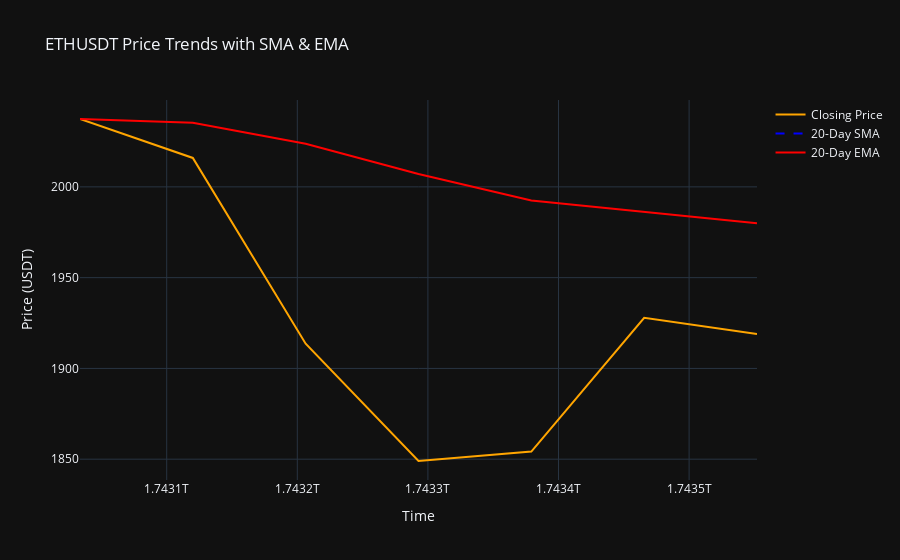

Source (notebook cell):
### Code cell
# Covert a Data to DataFrame
df = pd.DataFrame(klines,columns=['Time','Open','Close','High','Low','Volume','_','_','_','_','_','_'])
df['Close'] = df['Close'].astype(float)

df['SMA_20'] = df['Close'].rolling(window=20).mean() # 20 days SMA
df['EMA_20'] = df['Close'].ewm(span=20,adjust=False).mean() # 20 days SMA

fig = go.Figure()

# Closing Price Line
fig.add_trace(go.Scatter(x=df['Time'], y=df['Close'], mode='lines', name='Closing Price', line=dict(color='orange')))

# 20-Day SMA Line
fig.add_trace(go.Scatter(x=df['Time'], y=df['SMA_20'], mode='lines', name='20-Day SMA', 
                         line=dict(color='blue', dash='dash')))

# 20-Day EMA Line
fig.add_trace(go.Scatter(x=df['Time'], y=df['EMA_20'], mode='lines', name='20-Day EMA', 
                         line=dict(color='red')))

# Layout customization
fig.update_layout(title=f"{symbol} Price Trends with SMA & EMA",
                  xaxis_title="Time",
                  yaxis_title="Price (USDT)",
                  template="plotly_dark",
                  hovermode="x unified")

# Show plot
fig.show()

### Figure 1 — Plotly figure (JSON) as saved in the notebook; plotly's stock layout.template omitted (floating-point values rounded to 4 significant figures)
{"data": [{"line": {"color": "orange"}, "mode": "lines", "name": "Closing Price", "type": "scatter", "x": [1743033600000, 1743120000000, 1743206400000, 1743292800000, 1743379200000, 1743465600000, 1743552000000], "y": [2037.0, 2016.0, 1914.0, 1849.0, 1854.0, 1928.0, 1919]}, {"line": {"color": "blue", "dash": "dash"}, "mode": "lines", "name": "20-Day SMA", "type": "scatter", "x": [1743033600000, 1743120000000, 1743206400000, 1743292800000, 1743379200000, 1743465600000, 1743552000000], "y": [null, null, null, null, null, null, null]}, {"line": {"color": "red"}, "mode": "lines", "name": "20-Day EMA", "type": "scatter", "x": [1743033600000, 1743120000000, 1743206400000, 1743292800000, 1743379200000, 1743465600000, 1743552000000], "y": [2037.0, 2035.0, 2024.0, 2007.0, 1993.0, 1986.0, 1980.0]}], "layout": {"autosize": true, "hovermode": "x unified", "title": {"text": "ETHUSDT Price Trends with SMA & EMA"}, "xaxis": {"autorange": true, "range": [1743033600000, 1743552000000], "title": {"text": "Time"}, "type": "linear"}, "yaxis": {"autorange": true, "range": [1839.0, 2048.0], "title": {"text": "Price (USDT)"}, "type": "linear"}}}
